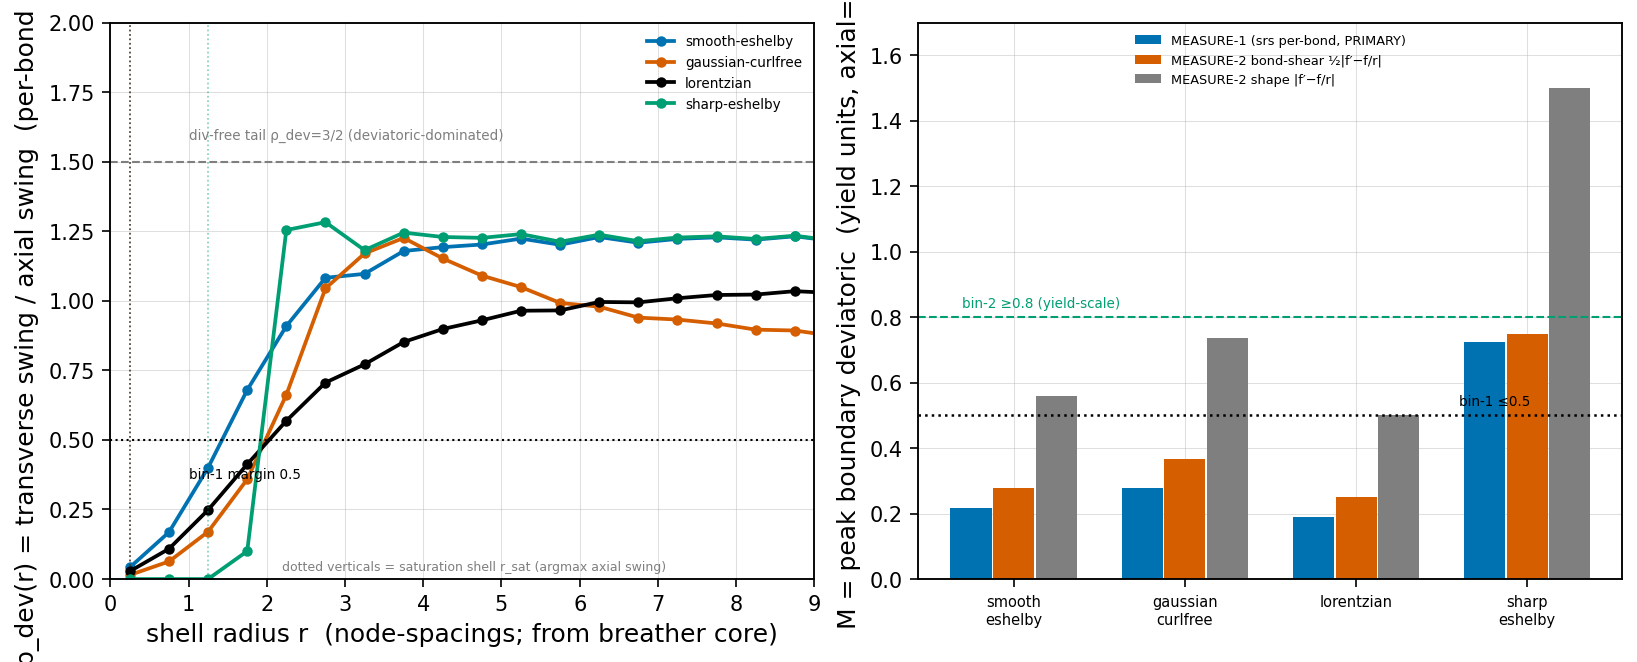

Reproduce this figure in Python.
#!/usr/bin/env python3
"""BOUNDARY-STRAIN AMPLITUDE — the Fork-W conditional's single computation.

THE question (merged #773 §4(a)/§4(b)[NOT-YET-RATIFIABLE], docket
ENTRY 2026-07-20-forkw-kernel-keying review-repair R2): for a LOCALIZED A1
breather u=f(r) r_hat on the srs net, does the core-boundary DEVIATORIC
(transverse) swing stay sub-yield while the axial swing saturates -- so the
kernel rails k_a ALONE (the bulk-only wall FORCED by the keying) -- or does the
boundary deviatoric swing reach yield-scale, softening k_s at the wall too (the
channel-asymmetric wall NOT forced)?

FROZEN prereg (criteria committed + pushed ALONE first):
    research/2026-07-21_boundary-strain-amplitude_prereg-FROZEN.md

Frozen observable: rho_dev(r) = transverse-swing / axial-swing profile; verdict
datum at the saturation shell (argmax axial swing), amplitude normalized so peak
axial swing = A_yield. Bins (prereg s3): (1) K_A-ONLY-FORCED (peak deviatoric
<= 0.5 yield, ALL profiles + BOTH measures); (2) K_S-RAILS-TOO (>= 0.8 yield,
smooth members); (3) PROFILE-DEPENDENT (flips across family/measure); (4) UNDET.

Three legs (prereg s4): A ANALYTIC (exact spherical-elasticity kinematics),
B NUMERIC (per-bond srs strain decomposition, VERDICT-CONTROLLING), C the
pre-stress remap k_shear,eff = k_s + T/ell (axiom-register.md:193; sign matters).

  SECTOR : TRANSLATIONAL (Cauchy) vector sector of the chiral srs-z3 net
           (ave.core.chiral_lattice._SRS_8A/_SRS_NN; rank-2 Phi_b=k_a d^d+k_s(I-d^d)).
           k_a keyed on axial swing |d.du|, k_s on transverse swing |(I-dd).du|
           (#773 s2 Step 3). NOT a Cartesian Laplacian. Rule-14 reuse of the
           #770/#775 constituent_cage_ensemble bond model.
  REGIME : near-yield localized A1 breather core; cold-linear exterior.
  COORDS : A46-clean REAL-SPACE strain decomposition (axial vs transverse swing),
           matching the corpus real-space claim (eps_rr=f', eps_tt=f/r,
           deviatoric prop (f'-f/r)) -- NOT phase-space. phase-space-check PASS.
  CLASS  : KINEMATIC strain decomposition of an IMPOSED profile (NOT envelope
           self-consistency -- declared scope, prereg s0). Leg A = exact geometric
           IDENTITY; Leg B = its lattice MANIFESTATION; alpha-CLEAN, dimensionless.

ENGINE BYTE-UNTOUCHED: reuses research/drivers/constituent_cage_ensemble.py
 primitives (build_finite_srs), which import ave.core.* read-only. Pure kinematic
 imposition + strain read-out; NO dynamics, NO pin, NO RNG -> deterministic.

Run: PYTHONPATH=src:src/scripts/vol_1_foundations python3 \
        research/drivers/boundary_strain_amplitude.py
"""

from __future__ import annotations

import importlib.util
import json
from pathlib import Path

import numpy as np

# -- Rule-14 reuse of the #770/#775 machinery (engine byte-untouched; ave.core.* read-only) --
_CCE_PATH = Path(__file__).with_name("constituent_cage_ensemble.py")
_spec = importlib.util.spec_from_file_location("cce", _CCE_PATH)
cce = importlib.util.module_from_spec(_spec)
_spec.loader.exec_module(cce)

RHO_STAR = cce.RHO_STAR   # 9.77337 = k_a (axial stiffness), DERIVED from nu_Hill=2/7 [import]
K_S = cce.K_S             # 1.0 = k_s (transverse stiffness)
ELL = float(cce._SRS_NN)  # bond length ell_node (nearest-neighbour distance)

A_YIELD = 1.0             # normalized yield swing (constituent model convention)
MARGIN_KA_ONLY = 0.5      # bin-1 frozen margin (prereg s3)
THRESH_KS_RAILS = 0.8     # bin-2 yield-scale threshold (prereg s3)


# =============================================================================
# The corpus-admissible localized-breather profile family (prereg s2)
#   each entry: f(r) and its analytic radial derivative f'(r); overall amplitude
#   is arbitrary (renormalized after measuring peak axial swing = A_yield).
# =============================================================================
def make_profiles(r_c=2.0):
    """Return {name: (f, fprime, kind)}; kind in {smooth, seed, sharp}.
    All localized (f->0 at inf), carrying net dilatation, div-free ~1/r^2 exterior
    (except gaussian seed = super-algebraic, and lorentzian = slower 1/r tail)."""
    rc = float(r_c)

    def smooth_eshelby(r):          # affine core -> div-free 1/r^2 tail (PRIMARY)
        return r * rc**2 / (r**2 + rc**2) ** 1.5

    def smooth_eshelby_p(r):        # d/dr [ r rc^2 (r^2+rc^2)^{-3/2} ]
        return rc**2 * (rc**2 - 2.0 * r**2) / (r**2 + rc**2) ** 2.5

    def gaussian_curlfree(r):       # u=grad(exp(-r^2/2 sig^2)); the #761/#767 seed
        return -(r / rc**2) * np.exp(-r**2 / (2.0 * rc**2))

    def gaussian_curlfree_p(r):
        return (1.0 / rc**2) * np.exp(-r**2 / (2.0 * rc**2)) * (r**2 / rc**2 - 1.0)

    def lorentzian(r):              # slower 1/r tail member
        return r * rc / (r**2 + rc**2)

    def lorentzian_p(r):            # d/dr [ r rc (r^2+rc^2)^{-1} ]
        return rc * (rc**2 - r**2) / (r**2 + rc**2) ** 2

    def sharp_eshelby(r):           # affine core hard-matched to 1/r^2 (the sharp LIMIT)
        return np.where(r < rc, r / rc, (rc / r) ** 2)

    def sharp_eshelby_p(r):
        return np.where(r < rc, 1.0 / rc, -2.0 * rc**2 / r**3)

    return {
        "smooth_eshelby": (smooth_eshelby, smooth_eshelby_p, "smooth"),
        "gaussian_curlfree": (gaussian_curlfree, gaussian_curlfree_p, "seed"),
        "lorentzian": (lorentzian, lorentzian_p, "smooth"),
        "sharp_eshelby": (sharp_eshelby, sharp_eshelby_p, "sharp"),
    }


# =============================================================================
# LEG A -- ANALYTIC (exact spherical-elasticity kinematics; prereg s4 Leg A)
#   eps_rr=f', eps_tt=f/r, D=f'-f/r (deviatoric shape), theta=f'+2f/r (dilatation)
# =============================================================================
def legA_analytic(profiles, R_max=40.0, n=400000):
    r = np.linspace(1e-4, R_max, n)
    out = {}
    for name, (f, fp, kind) in profiles.items():
        F = f(r)
        FP = fp(r)
        eps_rr = FP
        eps_tt = F / r
        D = eps_rr - eps_tt            # deviatoric shape (#773 "prop (f'-f/r)")
        theta = eps_rr + 2.0 * eps_tt  # dilatation
        axial = np.abs(eps_rr)
        isat = int(np.argmax(axial))
        peak_ax = axial[isat]
        # MEASURE-2 (continuum deviatoric shape, un-halved) and its bond-shear (1/2 D)
        M2 = float(np.max(np.abs(D)) / peak_ax)
        M2_bondshear = float(np.max(0.5 * np.abs(D)) / peak_ax)
        rho_at_shell = float(np.abs(D[isat]) / (peak_ax + 1e-30))
        # dilatation fraction of the strain energy density (isotropic proxy)
        dil_frac = float(np.sum(theta**2) / (np.sum(theta**2) + np.sum(D**2) + 1e-30))
        out[name] = {
            "kind": kind, "r_sat": float(r[isat]),
            "rho_dev_at_shell": rho_at_shell,
            "M2_deviatoric_shape": M2,             # max|f'-f/r| / max|f'|
            "M2_bondshear_half": M2_bondshear,     # max(1/2|f'-f/r|) / max|f'|
            "dilatation_fraction_interior_proxy": dil_frac,
        }
    # analytic fence (prereg s2): pure affine=0, pure exterior 1/r^2 = 3/2
    rr = np.linspace(1.0, 20.0, 100)
    D_ext = (-2.0 / rr**3) - (1.0 / rr**3)   # eps_rr - eps_tt for f=1/r^2
    out["_fence"] = {
        "pure_affine_rho_dev": 0.0,
        "pure_exterior_1_over_r2_rho_dev": float(np.abs(D_ext[0]) / np.abs(-2.0 / rr[0] ** 3)),
        "note": "admissible family bracketed rho_dev in [0 (affine), 3/2 (div-free tail)]",
    }
    return out


# =============================================================================
# LEG B -- NUMERIC (per-bond srs strain decomposition; VERDICT-CONTROLLING)
# =============================================================================
def _impose_and_decompose(pos, bi, bj, dhat, mid, center, f):
    """Impose u = f(r) r_hat; return per-bond axial swing, transverse swing,
    axial strain-along-bond (=stretch/ell), and bond midpoint radius."""
    rel = pos - center
    r = np.linalg.norm(rel, axis=1)
    rhat = rel / (r[:, None] + 1e-30)
    u = f(r)[:, None] * rhat
    du = u[bj] - u[bi]                                   # relative displacement
    axial_stretch = np.einsum("bi,bi->b", du, dhat)     # d.du (signed stretch)
    A_axial = np.abs(axial_stretch)                     # keys k_a
    perp = du - axial_stretch[:, None] * dhat
    A_trans = np.linalg.norm(perp, axis=1)              # |(I-dd).du| keys k_s
    r_mid = np.linalg.norm(mid - center, axis=1)
    return A_axial, A_trans, axial_stretch, r_mid


def _shell_bin(r_mid, A_axial, A_trans, dr=0.5, r_hi=None):
    """RMS axial/transverse swing per radial shell (bin width dr)."""
    if r_hi is None:
        r_hi = r_mid.max()
    edges = np.arange(0.0, r_hi + dr, dr)
    ctr, ax, tr, cnt = [], [], [], []
    for k in range(len(edges) - 1):
        m = (r_mid >= edges[k]) & (r_mid < edges[k + 1])
        if m.sum() < 3:
            continue
        ctr.append(0.5 * (edges[k] + edges[k + 1]))
        ax.append(float(np.sqrt(np.mean(A_axial[m] ** 2))))
        tr.append(float(np.sqrt(np.mean(A_trans[m] ** 2))))
        cnt.append(int(m.sum()))
    return np.array(ctr), np.array(ax), np.array(tr), np.array(cnt)


def legB_numeric(L, profiles, dr=0.5):
    pos, bi, bj, dhat, mid = cce.build_finite_srs(L)
    center = np.array([L / 2.0] * 3)
    r_hi = L / 2.0 - 1.0
    out = {}
    for name, (f, fp, kind) in profiles.items():
        A_axial, A_trans, _, r_mid = _impose_and_decompose(pos, bi, bj, dhat, mid, center, f)
        ctr, ax, tr, cnt = _shell_bin(r_mid, A_axial, A_trans, dr=dr, r_hi=r_hi)
        isat = int(np.argmax(ax))                       # saturation shell
        norm = ax[isat] + 1e-30                         # -> peak axial swing = A_yield
        ax_n, tr_n = ax / norm, tr / norm
        rho = tr_n / (ax_n + 1e-30)
        M = float(np.max(tr_n))                         # peak boundary deviatoric (yield units)
        # exterior-tail check: rho_dev far out (should approach the analytic 3/2 fence
        # for the div-free members; the pipeline validation, prereg s6 report item 3)
        ext = ctr > (0.6 * r_hi)
        rho_ext = float(np.median(rho[ext])) if ext.sum() else float("nan")
        out[name] = {
            "kind": kind,
            "r_sat": float(ctr[isat]),
            "rho_dev_at_shell": float(rho[isat]),       # MEASURE-1 ratio at r_sat
            "M_peak_transverse_yieldunits": M,          # MEASURE-1 verdict metric
            "rho_dev_exterior_tail": rho_ext,           # pipeline fence vs analytic 3/2
            "shells_r": ctr.tolist(),
            "Abar_axial_norm": ax_n.tolist(),
            "Abar_trans_norm": tr_n.tolist(),
            "rho_dev_profile": rho.tolist(),
            "n_bonds_per_shell": cnt.tolist(),
        }
    return out


# =============================================================================
# LEG C -- THE PRE-STRESS REMAP (axiom-register.md:193; sign matters -- #773 flag)
#   k_shear,eff = k_s + T/ell ; T_b = k_a * (d.du) (per-bond axial tension)
# =============================================================================
def legC_prestress_remap(L, profiles, dr=0.5, k_a=RHO_STAR, k_s=K_S, ell=ELL):
    pos, bi, bj, dhat, mid = cce.build_finite_srs(L)
    center = np.array([L / 2.0] * 3)
    r_hi = L / 2.0 - 1.0
    out = {}
    for name, (f, fp, kind) in profiles.items():
        A_axial, A_trans, stretch, r_mid = _impose_and_decompose(
            pos, bi, bj, dhat, mid, center, f)
        # locate the saturation shell (max RMS axial swing) and normalize so the peak
        # axial STRAIN (stretch/ell) = A_yield -> read the remap in yield-strain units.
        ctr, ax, tr, cnt = _shell_bin(r_mid, A_axial, A_trans, dr=dr, r_hi=r_hi)
        isat = int(np.argmax(ax))
        r_shell = ctr[isat]
        # peak axial strain over all bonds (for the A_yield normalization)
        eps_axial = stretch / ell                       # signed axial strain per bond
        peak_axial_strain = np.max(np.abs(eps_axial)) + 1e-30
        scale = A_YIELD / peak_axial_strain             # so peak axial strain -> A_yield
        eps_n = eps_axial * scale                       # normalized axial strain per bond
        # shell membership (bonds whose midpoint radius is in the saturation-shell bin)
        m_shell = (r_mid >= r_shell - 0.5 * dr) & (r_mid < r_shell + 0.5 * dr)
        # per-bond remap: T/ell = k_a * eps_axial ; k_shear,eff = k_s + T/ell
        Tover_ell = k_a * eps_n[m_shell]                # (T/ell)/1, in yield-strain units
        k_eff = k_s + Tover_ell
        frac_soften = float(np.mean(Tover_ell < 0.0)) if m_shell.sum() else float("nan")
        # per-orientation split: cos(psi) = |d . r_hat| at the bond midpoint
        rel_mid = mid - center
        rmid_hat = rel_mid / (np.linalg.norm(rel_mid, axis=1)[:, None] + 1e-30)
        cospsi = np.abs(np.einsum("bi,bi->b", dhat, rmid_hat))  # 1=radial, 0=hoop
        cs = cospsi[m_shell]
        Ts = Tover_ell
        radial = cs > 0.87       # ~<30deg from radial
        hoop = cs < 0.5          # ~>60deg from radial (tangential)
        diag = (~radial) & (~hoop)
        def _msign(mask):
            return float(np.mean(Ts[mask])) if mask.sum() else float("nan")
        out[name] = {
            "kind": kind, "r_shell": float(r_shell), "n_shell_bonds": int(m_shell.sum()),
            "peak_axial_strain_raw": float(peak_axial_strain),
            "mean_Tover_ell_shell": float(np.mean(Ts)) if m_shell.sum() else float("nan"),
            "mean_k_shear_eff_over_ks": float(np.mean(k_eff) / k_s) if m_shell.sum() else float("nan"),
            "fraction_shell_bonds_softened": frac_soften,
            "sign_verdict": ("SOFTENS" if m_shell.sum() and np.mean(Ts) < 0
                             else "STIFFENS" if m_shell.sum() else "n/a"),
            "orientation_split_mean_Tover_ell": {
                "radial_bonds": _msign(radial), "diagonal_bonds": _msign(diag),
                "hoop_bonds": _msign(hoop),
            },
            "note": ("T/ell = k_a * eps_axial in yield-strain units (peak axial strain "
                     "normalized to A_yield=1). SIGN + orientation split are the robust "
                     "deliverable (the #773-flagged countervailing mechanism); the absolute "
                     "magnitude scales with the (disclosed) yield-strain normalization. Sign "
                     "flips with the breather's DC dilatation sign; reported for outward "
                     "(f>0) core -- for the opposite dilatation sign, negate."),
        }
    return out


# =============================================================================
# FROZEN VERDICT (prereg s3 bins; assigned from the frozen-criteria outputs ONLY)
# =============================================================================
def assign_bin(legA, legB):
    """Bins (prereg s3): (1) K_A-ONLY-FORCED if M<=0.5 for ALL profiles AND BOTH
    measures; (2) K_S-RAILS-TOO if M>=0.8 for the SMOOTH members; (3) PROFILE-
    DEPENDENT if it flips across family or measure; (4) UNDETERMINED."""
    names = [n for n in legB if not n.startswith("_")]
    # MEASURE-1 (per-bond srs transverse swing, Leg B, PRIMARY)
    M1 = {n: legB[n]["M_peak_transverse_yieldunits"] for n in names}
    # MEASURE-2 (continuum deviatoric shape, Leg A) -- report both the un-halved
    # shape and the bond-shear (1/2) forms; the bond-shear one is the like-for-like
    # partner of MEASURE-1.
    M2_shape = {n: legA[n]["M2_deviatoric_shape"] for n in names}
    M2_half = {n: legA[n]["M2_bondshear_half"] for n in names}
    smooth = [n for n in names if legB[n]["kind"] in ("smooth", "seed")]

    all_below_half = all(M1[n] <= MARGIN_KA_ONLY for n in names) and \
        all(M2_half[n] <= MARGIN_KA_ONLY for n in names)
    smooth_yieldscale = all(M1[n] >= THRESH_KS_RAILS for n in smooth)
    # flip detectors
    m1_flip = (min(M1.values()) <= MARGIN_KA_ONLY) and (max(M1.values()) >= THRESH_KS_RAILS)
    measure_flip = any(
        (M1[n] <= MARGIN_KA_ONLY) != (M2_shape[n] <= MARGIN_KA_ONLY) for n in names)

    if all_below_half:
        b = "1_KA_ONLY_FORCED"
    elif smooth_yieldscale:
        b = "2_KS_RAILS_TOO"
    elif m1_flip or measure_flip:
        b = "3_PROFILE_DEPENDENT"
    else:
        b = "3_PROFILE_DEPENDENT"   # intermediate (0.5,0.8) no-clean-bin zone -> the fork
    return {
        "bin": b,
        "M1_per_bond_transverse_yieldunits": M1,
        "M2_deviatoric_shape": M2_shape,
        "M2_bondshear_half": M2_half,
        "smooth_members": smooth,
        "all_below_0p5_both_measures": bool(all_below_half),
        "smooth_at_yieldscale_ge_0p8": bool(smooth_yieldscale),
        "measure_dependence_flip": bool(measure_flip),
        "family_flip_measure1": bool(m1_flip),
    }


def rc_robustness(L, rc_scan=(1.5, 2.0, 3.0)):
    """Frozen REPORT item 1 (prereg s6): does the verdict metric M1 move with the
    core scale r_c within the resolvable band? (primary profile)."""
    out = {}
    for rc in rc_scan:
        profs = make_profiles(r_c=rc)
        lb = legB_numeric(L, profs)
        out[f"{rc:g}"] = {n: lb[n]["M_peak_transverse_yieldunits"]
                          for n in lb if not n.startswith("_")}
    return out


# =============================================================================
# FIGURE (white house style; ave.viz.style; honest axes/units; legend outside data)
# =============================================================================
def make_figure(out, path_png):
    import matplotlib
    matplotlib.use("Agg")
    import matplotlib.pyplot as plt
    from ave.viz import style
    style.apply()
    C = style.COLORS

    lb = out["legB_numeric"]
    names = [n for n in lb if not n.startswith("_")]
    palette = [C["ave"], C["comparison"], C["data"], C["accent"]]

    fig, (axL, axR) = plt.subplots(1, 2, figsize=(10.8, 4.3))

    # (L) rho_dev(r) vs r for the admissible family, with r_sat + the 0.5/0.8 margins
    for name, col in zip(names, palette):
        d = lb[name]
        axL.plot(d["shells_r"], d["rho_dev_profile"], "o-", color=col, ms=4,
                 label=name.replace("_", "-"))
        axL.axvline(d["r_sat"], color=col, ls=":", lw=0.8, alpha=0.5)
    axL.axhline(1.5, color=C["muted"], ls="--", lw=1)
    axL.annotate("div-free tail ρ_dev=3/2 (deviatoric-dominated)", xy=(1, 1.5),
                 xytext=(1.0, 1.58), fontsize=6.5, color=C["muted"])
    axL.axhline(MARGIN_KA_ONLY, color=C["data"], ls=":", lw=1.0)
    axL.annotate("bin-1 margin 0.5", xy=(1, 0.5), xytext=(1.0, 0.36),
                 fontsize=6.5, color=C["data"])
    axL.set_xlabel("shell radius r  (node-spacings; from breather core)")
    axL.set_ylabel("ρ_dev(r) = transverse swing / axial swing  (per-bond RMS)")
    axL.set_xlim(0, 9)
    axL.set_ylim(0, 2.0)
    axL.legend(loc="upper right", fontsize=6.5, frameon=False)
    axL.annotate("dotted verticals = saturation shell r_sat (argmax axial swing)",
                 xy=(4, 0.05), xytext=(2.2, 0.03), fontsize=6.0, color=C["muted"])

    # (R) verdict metric M (peak boundary deviatoric, yield units) per profile, both measures
    x = np.arange(len(names))
    M1 = [lb[n]["M_peak_transverse_yieldunits"] for n in names]
    M2h = [out["legA_analytic"][n]["M2_bondshear_half"] for n in names]
    M2s = [out["legA_analytic"][n]["M2_deviatoric_shape"] for n in names]
    axR.bar(x - 0.25, M1, width=0.24, color=C["ave"], label="MEASURE-1 (srs per-bond, PRIMARY)")
    axR.bar(x, M2h, width=0.24, color=C["comparison"], label="MEASURE-2 bond-shear ½|f′−f/r|")
    axR.bar(x + 0.25, M2s, width=0.24, color=C["muted"], label="MEASURE-2 shape |f′−f/r|")
    axR.axhline(MARGIN_KA_ONLY, color=C["data"], ls=":", lw=1.2)
    axR.axhline(THRESH_KS_RAILS, color=C["accent"], ls="--", lw=1.0)
    axR.annotate("bin-1 ≤0.5", xy=(len(names) - 1, 0.5), xytext=(len(names) - 1.4, 0.53),
                 fontsize=6.5, color=C["data"])
    axR.annotate("bin-2 ≥0.8 (yield-scale)", xy=(0, 0.8), xytext=(-0.3, 0.83),
                 fontsize=6.5, color=C["accent"])
    axR.set_xticks(x)
    axR.set_xticklabels([n.replace("_", "\n") for n in names], fontsize=7)
    axR.set_ylabel("M = peak boundary deviatoric  (yield units, axial=1)")
    axR.set_ylim(0, 1.7)
    axR.legend(loc="upper center", fontsize=6.2, frameon=False)

    fig.savefig(path_png, dpi=150, bbox_inches="tight")
    fig.savefig(str(Path(path_png).with_suffix(".pdf")), bbox_inches="tight")
    plt.close(fig)


def main():
    import argparse
    ap = argparse.ArgumentParser()
    ap.add_argument("--L", type=int, default=24)
    ap.add_argument("--r_c", type=float, default=2.0)
    ap.add_argument("--out", default=str(Path(__file__).with_name(
        "boundary_strain_amplitude_results.json")))
    args = ap.parse_args()

    profiles = make_profiles(r_c=args.r_c)
    out = {
        "provenance": {
            "class": "boundary-strain amplitude -- the Fork-W conditional's single "
                     "computation (#773 s4a owed follow-on); does a LOCALIZED A1 breather's "
                     "core-boundary DEVIATORIC swing stay sub-yield while axial saturates? "
                     "KINEMATIC strain decomposition of an imposed profile (declared scope); "
                     "engine byte-untouched (reuses constituent_cage_ensemble.py primitives).",
            "prereg": "research/2026-07-21_boundary-strain-amplitude_prereg-FROZEN.md (FROZEN, pushed ALONE)",
            "k_a_RHO_STAR": RHO_STAR, "k_s_K_S": K_S, "ell_node_SRS_NN": ELL,
            "A_yield": A_YIELD, "bin1_margin": MARGIN_KA_ONLY, "bin2_yieldscale": THRESH_KS_RAILS,
            "r_c": args.r_c, "L": args.L,
        },
    }
    out["legA_analytic"] = legA_analytic(profiles)
    out["legB_numeric"] = legB_numeric(args.L, profiles)
    out["legC_prestress_remap"] = legC_prestress_remap(args.L, profiles)
    out["verdict"] = assign_bin(out["legA_analytic"], out["legB_numeric"])
    out["rc_robustness_M1"] = rc_robustness(args.L)

    Path(args.out).write_text(json.dumps(out, indent=2))
    make_figure(out, str(Path(args.out).with_name("boundary_strain_amplitude.png")))

    # -- console summary (frozen-criteria outputs only) --
    print("k_a=%.4f k_s=%.1f ell_node=%.5f | bins: KA<=%.1f  KS>=%.1f" % (
        RHO_STAR, K_S, ELL, MARGIN_KA_ONLY, THRESH_KS_RAILS))
    print("LEG A analytic fence:", out["legA_analytic"]["_fence"])
    print("%-18s | rho@shell(B) | M1(B) | M2_½|D| | M2|D| | Cleg sign | rho_ext(B)" % "profile")
    for n in [x for x in out["legB_numeric"] if not x.startswith("_")]:
        b = out["legB_numeric"][n]; a = out["legA_analytic"][n]; c = out["legC_prestress_remap"][n]
        print("%-18s | %11.3f | %5.3f | %7.3f | %5.3f | %-9s | %.3f" % (
            n, b["rho_dev_at_shell"], b["M_peak_transverse_yieldunits"],
            a["M2_bondshear_half"], a["M2_deviatoric_shape"], c["sign_verdict"],
            b["rho_dev_exterior_tail"]))
    print("VERDICT bin:", out["verdict"]["bin"])
    print("  all_below_0.5_both_measures:", out["verdict"]["all_below_0p5_both_measures"],
          "| smooth_at_yieldscale>=0.8:", out["verdict"]["smooth_at_yieldscale_ge_0p8"],
          "| measure_flip:", out["verdict"]["measure_dependence_flip"])
    print("LEG C (pre-stress remap) sign by profile + orientation:")
    for n in [x for x in out["legC_prestress_remap"] if not x.startswith("_")]:
        c = out["legC_prestress_remap"][n]
        print("   %-18s %s  <k_eff/ks>=%.3f  soften-frac=%.2f  orient(rad/diag/hoop T/l)=%s" % (
            n, c["sign_verdict"], c["mean_k_shear_eff_over_ks"],
            c["fraction_shell_bonds_softened"],
            {k: round(v, 3) for k, v in c["orientation_split_mean_Tover_ell"].items()}))
    print("rc-robustness M1 (primary):",
          {rc: v.get("smooth_eshelby") for rc, v in out["rc_robustness_M1"].items()})
    return out


if __name__ == "__main__":
    main()
